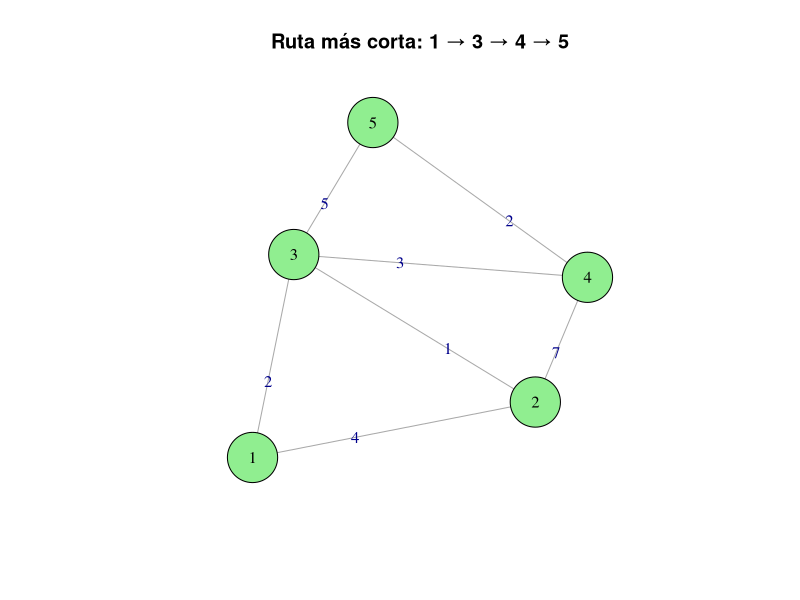

R code for this plot:
# Ejemplo 2
library(igraph)
m <- matrix(c(0,4,2,0,0,
              4,0,1,7,0,
              2,1,0,3,5,
              0,7,3,0,2,
              0,0,5,2,0), nrow=5, byrow=TRUE)
g <- graph_from_adjacency_matrix(m, mode="undirected", weighted=TRUE)
V(g)$name <- c("1","2","3","4","5")

ruta <- shortest_paths(g, from="1", to="5")$vpath
distancia <- distances(g)["1","5"]
print(ruta)
cat("Distancia total:", distancia, "\n")

plot(g,
     edge.label = E(g)$weight,
     vertex.size = 30,
     vertex.color = "lightgreen",
     vertex.label.color = "black",
     main = "Ruta más corta: 1 → 3 → 4 → 5")
